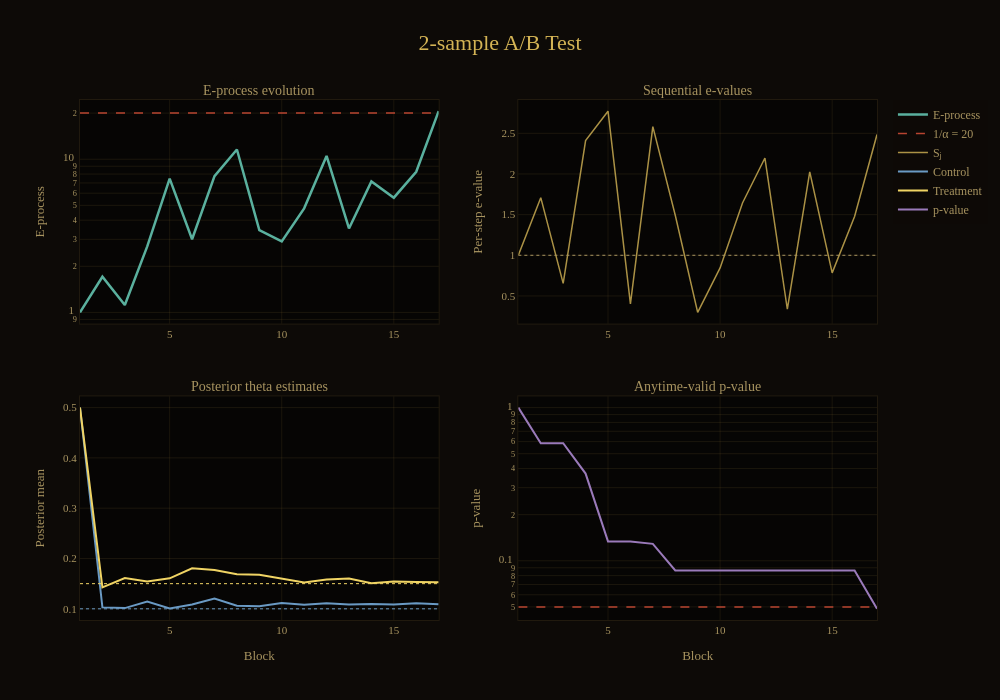

This figure's notebook cell:
### Code cell
df = test.get_history_df()

fig = plot_ksample_dashboard(
    df, alpha=config.significance_level,
    group_labels=['Control', 'Treatment'],
    true_values={0: theta_control, 1: theta_treatment},
    title='2-sample A/B Test')

fig.show()

### Figure 1 — Plotly figure (JSON) as saved in the notebook; plotly's stock layout.template omitted (floating-point values rounded to 4 significant figures)
{"data": [{"hovertemplate": "<b>Block %{x}</b><br>E-process: %{y:.2f}<extra></extra>", "line": {"color": "#5ab09e", "width": 2.5}, "mode": "lines", "name": "E-process", "type": "scatter", "x": [1, 2, 3, 4, 5, 6, 7, 8, 9, 10, 11, 12, 13, 14, 15, 16, 17], "xaxis": "x", "y": [1.0, 1.709, 1.119, 2.696, 7.475, 3.002, 7.752, 11.57, 3.443, 2.91, 4.78, 10.5, 3.534, 7.16, 5.61, 8.286, 20.59], "yaxis": "y"}, {"line": {"color": "#b84430", "dash": "dash", "width": 1.5}, "mode": "lines", "name": "1/α = 20", "type": "scatter", "x": [1, 17], "xaxis": "x", "y": [20, 20], "yaxis": "y"}, {"hovertemplate": "<b>Block %{x}</b><br>Sⱼ: %{y:.4f}<extra></extra>", "line": {"color": "#d4b455", "width": 1.5}, "mode": "lines", "name": "Sⱼ", "opacity": 0.8, "type": "scatter", "x": [1, 2, 3, 4, 5, 6, 7, 8, 9, 10, 11, 12, 13, 14, 15, 16, 17], "xaxis": "x2", "y": [1.0, 1.709, 0.6548, 2.41, 2.772, 0.4015, 2.583, 1.493, 0.2975, 0.8452, 1.643, 2.196, 0.3366, 2.026, 0.7836, 1.477, 2.485], "yaxis": "y2"}, {"line": {"color": "#a89460", "dash": "dot", "width": 1}, "mode": "lines", "name": "E[Sⱼ]=1 under H₀", "showlegend": false, "type": "scatter", "x": [1, 17], "xaxis": "x2", "y": [1, 1], "yaxis": "y2"}, {"hovertemplate": "<b>Block %{x}</b><br>Control: %{y:.4f}<extra></extra>", "line": {"color": "#6a9ac4", "width": 2}, "mode": "lines", "name": "Control", "type": "scatter", "x": [1, 2, 3, 4, 5, 6, 7, 8, 9, 10, 11, 12, 13, 14, 15, 16, 17], "xaxis": "x3", "y": [0.5, 0.1029, 0.1014, 0.1143, 0.1007, 0.1086, 0.1205, 0.1061, 0.1054, 0.1114, 0.1083, 0.1112, 0.1086, 0.1094, 0.1088, 0.1109, 0.1089], "yaxis": "y3"}, {"line": {"color": "#6a9ac4", "dash": "dot", "width": 1}, "mode": "lines", "showlegend": false, "type": "scatter", "x": [1, 17], "xaxis": "x3", "y": [0.1, 0.1], "yaxis": "y3"}, {"hovertemplate": "<b>Block %{x}</b><br>Treatment: %{y:.4f}<extra></extra>", "line": {"color": "#f0d464", "width": 2}, "mode": "lines", "name": "Treatment", "type": "scatter", "x": [1, 2, 3, 4, 5, 6, 7, 8, 9, 10, 11, 12, 13, 14, 15, 16, 17], "xaxis": "x3", "y": [0.5, 0.1426, 0.1612, 0.1542, 0.1606, 0.1805, 0.1771, 0.1689, 0.1678, 0.1603, 0.1523, 0.1584, 0.1602, 0.151, 0.1545, 0.1535, 0.1527], "yaxis": "y3"}, {"line": {"color": "#f0d464", "dash": "dot", "width": 1}, "mode": "lines", "showlegend": false, "type": "scatter", "x": [1, 17], "xaxis": "x3", "y": [0.15, 0.15], "yaxis": "y3"}, {"hovertemplate": "<b>Block %{x}</b><br>p: %{y:.2e}<extra></extra>", "line": {"color": "#9a7aba", "width": 2}, "mode": "lines", "name": "p-value", "type": "scatter", "x": [1, 2, 3, 4, 5, 6, 7, 8, 9, 10, 11, 12, 13, 14, 15, 16, 17], "xaxis": "x4", "y": [1.0, 0.5852, 0.5852, 0.3709, 0.1338, 0.1338, 0.129, 0.0864, 0.0864, 0.0864, 0.0864, 0.0864, 0.0864, 0.0864, 0.0864, 0.0864, 0.04857], "yaxis": "y4"}, {"line": {"color": "#b84430", "dash": "dash", "width": 1.5}, "mode": "lines", "name": "α = 0.05", "showlegend": false, "type": "scatter", "x": [1, 17], "xaxis": "x4", "y": [0.05, 0.05], "yaxis": "y4"}], "layout": {"annotations": [{"font": {"color": "#a89460", "family": "EB Garamond, serif", "size": 14}, "showarrow": false, "text": "E-process evolution", "x": 0.225, "xanchor": "center", "xref": "paper", "y": 1, "yanchor": "bottom", "yref": "paper"}, {"font": {"color": "#a89460", "family": "EB Garamond, serif", "size": 14}, "showarrow": false, "text": "Sequential e-values", "x": 0.775, "xanchor": "center", "xref": "paper", "y": 1, "yanchor": "bottom", "yref": "paper"}, {"font": {"color": "#a89460", "family": "EB Garamond, serif", "size": 14}, "showarrow": false, "text": "Posterior theta estimates", "x": 0.225, "xanchor": "center", "xref": "paper", "y": 0.43, "yanchor": "bottom", "yref": "paper"}, {"font": {"color": "#a89460", "family": "EB Garamond, serif", "size": 14}, "showarrow": false, "text": "Anytime-valid p-value", "x": 0.775, "xanchor": "center", "xref": "paper", "y": 0.43, "yanchor": "bottom", "yref": "paper"}], "font": {"color": "#a89460", "family": "Cormorant Garamond, serif"}, "height": 700, "hoverlabel": {"bgcolor": "#0d0a07", "bordercolor": "rgba(201,168,76,.25)", "font": {"color": "#ddd0a8", "family": "EB Garamond, serif", "size": 12}}, "hovermode": "x unified", "legend": {"bgcolor": "rgba(13,10,7,0.85)", "font": {"color": "#a89460", "family": "EB Garamond, serif", "size": 12}}, "paper_bgcolor": "#0d0a07", "plot_bgcolor": "#060504", "title": {"font": {"color": "#d4b455", "family": "Cinzel, serif", "size": 22}, "text": "2-sample A/B Test", "x": 0.5, "xanchor": "center"}, "width": 1000, "xaxis": {"anchor": "y", "domain": [0, 0.45], "gridcolor": "rgba(201,168,76,.1)", "linecolor": "rgba(201,168,76,.1)", "mirror": true, "showgrid": true, "showline": true, "tickfont": {"family": "EB Garamond, serif", "size": 11}, "title": {"font": {"family": "EB Garamond, serif", "size": 13}}, "zeroline": false}, "xaxis2": {"anchor": "y2", "domain": [0.55, 1], "gridcolor": "rgba(201,168,76,.1)", "linecolor": "rgba(201,168,76,.1)", "mirror": true, "showgrid": true, "showline": true, "tickfont": {"family": "EB Garamond, serif", "size": 11}, "title": {"font": {"family": "EB Garamond, serif", "size": 13}}, "zeroline": false}, "xaxis3": {"anchor": "y3", "domain": [0, 0.45], "gridcolor": "rgba(201,168,76,.1)", "linecolor": "rgba(201,168,76,.1)", "mirror": true, "showgrid": true, "showline": true, "tickfont": {"family": "EB Garamond, serif", "size": 11}, "title": {"font": {"family": "EB Garamond, serif", "size": 13}, "text": "Block"}, "zeroline": false}, "xaxis4": {"anchor": "y4", "domain": [0.55, 1], "gridcolor": "rgba(201,168,76,.1)", "linecolor": "rgba(201,168,76,.1)", "mirror": true, "showgrid": true, "showline": true, "tickfont": {"family": "EB Garamond, serif", "size": 11}, "title": {"font": {"family": "EB Garamond, serif", "size": 13}, "text": "Block"}, "zeroline": false}, "yaxis": {"anchor": "x", "domain": [0.57, 1], "gridcolor": "rgba(201,168,76,.1)", "linecolor": "rgba(201,168,76,.1)", "mirror": true, "showgrid": true, "showline": true, "tickfont": {"family": "EB Garamond, serif", "size": 11}, "title": {"font": {"family": "EB Garamond, serif", "size": 13}, "text": "E-process"}, "type": "log", "zeroline": false}, "yaxis2": {"anchor": "x2", "domain": [0.57, 1], "gridcolor": "rgba(201,168,76,.1)", "linecolor": "rgba(201,168,76,.1)", "mirror": true, "showgrid": true, "showline": true, "tickfont": {"family": "EB Garamond, serif", "size": 11}, "title": {"font": {"family": "EB Garamond, serif", "size": 13}, "text": "Per-step e-value"}, "zeroline": false}, "yaxis3": {"anchor": "x3", "domain": [0, 0.43], "gridcolor": "rgba(201,168,76,.1)", "linecolor": "rgba(201,168,76,.1)", "mirror": true, "showgrid": true, "showline": true, "tickfont": {"family": "EB Garamond, serif", "size": 11}, "title": {"font": {"family": "EB Garamond, serif", "size": 13}, "text": "Posterior mean"}, "zeroline": false}, "yaxis4": {"anchor": "x4", "domain": [0, 0.43], "gridcolor": "rgba(201,168,76,.1)", "linecolor": "rgba(201,168,76,.1)", "mirror": true, "showgrid": true, "showline": true, "tickfont": {"family": "EB Garamond, serif", "size": 11}, "title": {"font": {"family": "EB Garamond, serif", "size": 13}, "text": "p-value"}, "type": "log", "zeroline": false}}}
